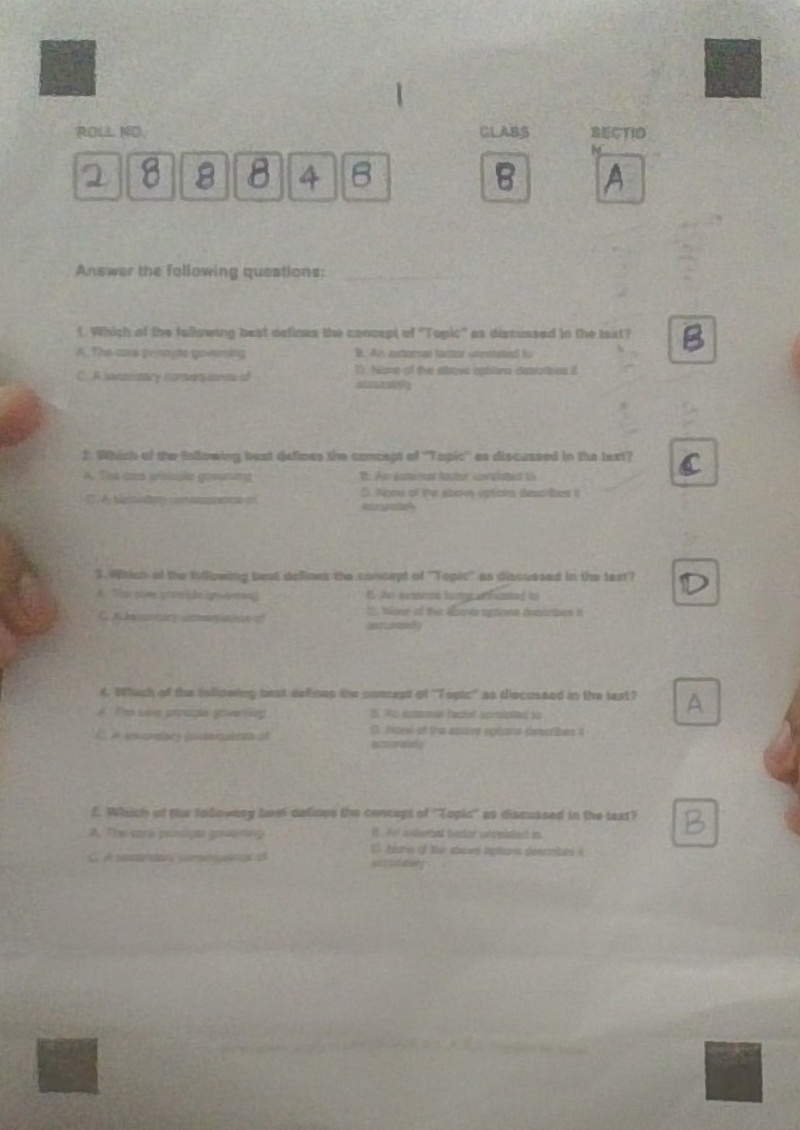
#> input picture QuestionScannerProject/debug_warped.jpg, 800 x 1130 px
$ python draw_crops.py
#> lines starting #> are read from the running program, lines starting #| are printed output that depends on the picture; after the words box and inside, x2 and y2 are one past the last pixel; in counts of white or black regions, pixels touching at a corner belong together
import cv2
import numpy as np

warped = cv2.imread("debug_warped.jpg")
#> warped is the input picture: shape (1130, 800, 3); mean B, G, R 143.9, 151.9, 154.6
if warped is None:
    print("Error: debug_warped.jpg not found.")
    exit(1)

annotated = warped.copy()

def get_coords(left_mm, top_mm, width_mm=12, height_mm=12):
    l = left_mm + 0.8
    t = top_mm + 0.8
    w = width_mm - 1.6
    h = height_mm - 1.6

    x1 = int(l * 800 / 210)
    y1 = int(t * 1130 / 297)
    x2 = int((l + w) * 800 / 210)
    y2 = int((t + h) * 1130 / 297)
    return (x1, y1, x2, y2)

# Roll No (6 digits)
for i in range(6):
    x1, y1, x2, y2 = get_coords(20 + i*14, 40)
    cv2.rectangle(annotated, (x1, y1), (x2, y2), (0, 0, 255), 2)
    cv2.putText(annotated, f"R{i}", (x1, y1 - 2), cv2.FONT_HERSHEY_SIMPLEX, 0.4, (0, 0, 255), 1)
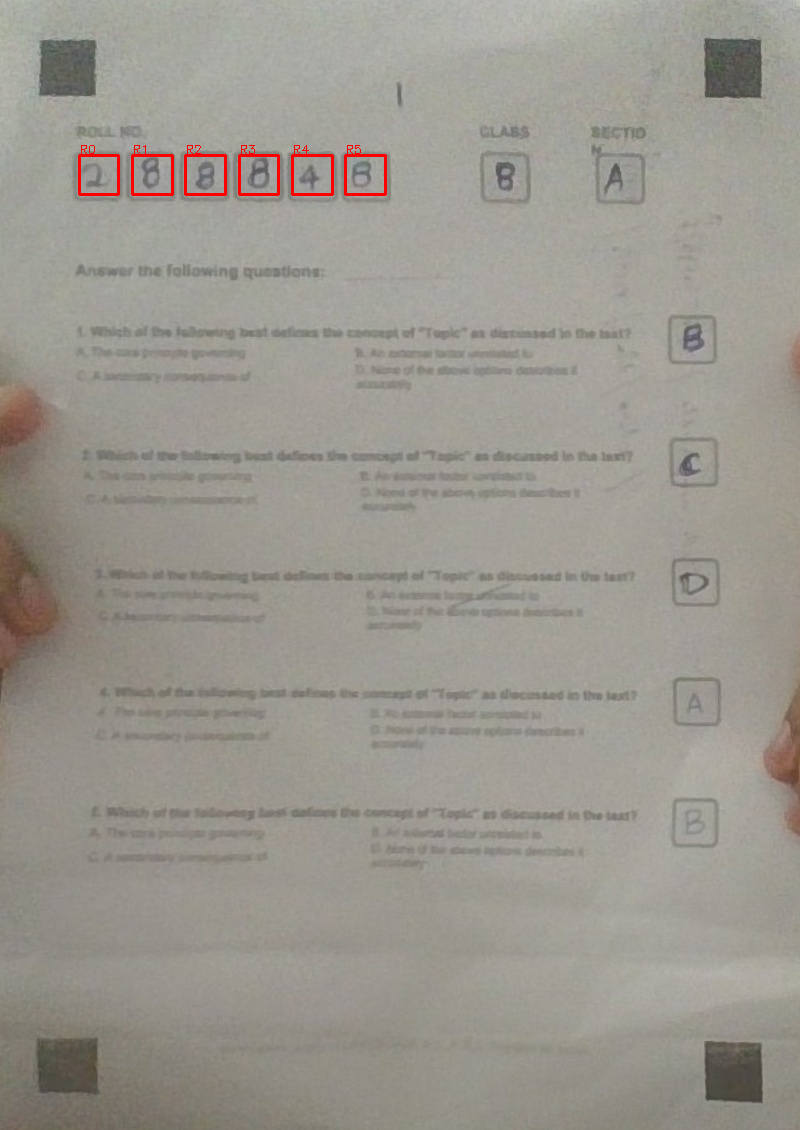
#> annotated: shape (1130, 800, 3); 0.34% of pixels changed, all inside (x1, y1, x2, y2) = (78, 145, 387, 196)

# Class
x1, y1, x2, y2 = get_coords(126.5, 40)
cv2.rectangle(annotated, (x1, y1), (x2, y2), (0, 255, 0), 2)
cv2.putText(annotated, "C", (x1, y1 - 2), cv2.FONT_HERSHEY_SIMPLEX, 0.4, (0, 255, 0), 1)
#> annotated: shape (1130, 800, 3); mean B, G, R 143.3, 151.5, 154.9

# Section
x1, y1, x2, y2 = get_coords(156.5, 40)
cv2.rectangle(annotated, (x1, y1), (x2, y2), (0, 255, 0), 2)
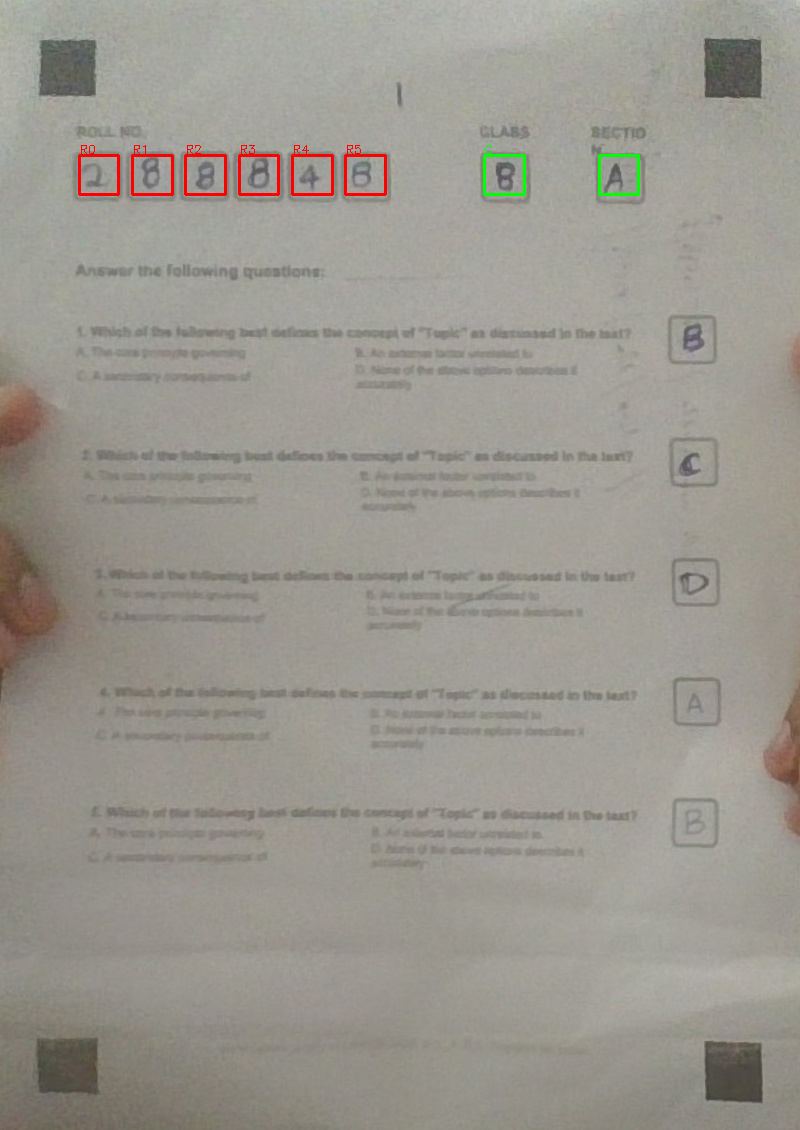
#> annotated: shape (1130, 800, 3); mean B, G, R 143.3, 151.5, 154.8
cv2.putText(annotated, "S", (x1, y1 - 2), cv2.FONT_HERSHEY_SIMPLEX, 0.4, (0, 255, 0), 1)
#> annotated: shape (1130, 800, 3); under 0.01% of pixels changed, all inside (x1, y1, x2, y2) = (600, 145, 607, 154)

# Answers
num_questions = 5
start_y = 80.0
end_y = 262.0
available_height = end_y - start_y
step_y = min(32.0, available_height / num_questions)

for i in range(num_questions):
    y = start_y + i * step_y
    x1, y1, x2, y2 = get_coords(175, y)
    cv2.rectangle(annotated, (x1, y1), (x2, y2), (255, 0, 0), 2)
    cv2.putText(annotated, f"A{i}", (x1, y1 - 2), cv2.FONT_HERSHEY_SIMPLEX, 0.4, (255, 0, 0), 1)
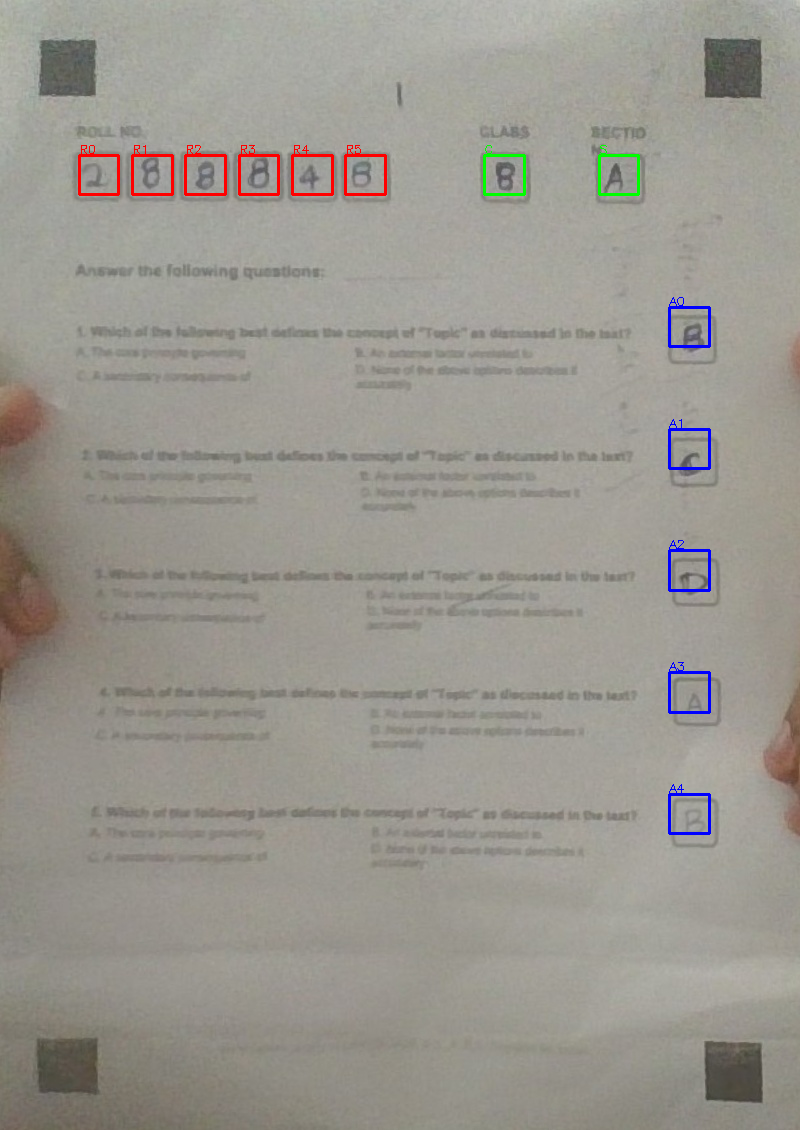
#> annotated: shape (1130, 800, 3); mean B, G, R 143.6, 151.1, 154.4

cv2.imwrite("debug_warped_rects.jpg", annotated)
print("Annotated image saved to debug_warped_rects.jpg")
